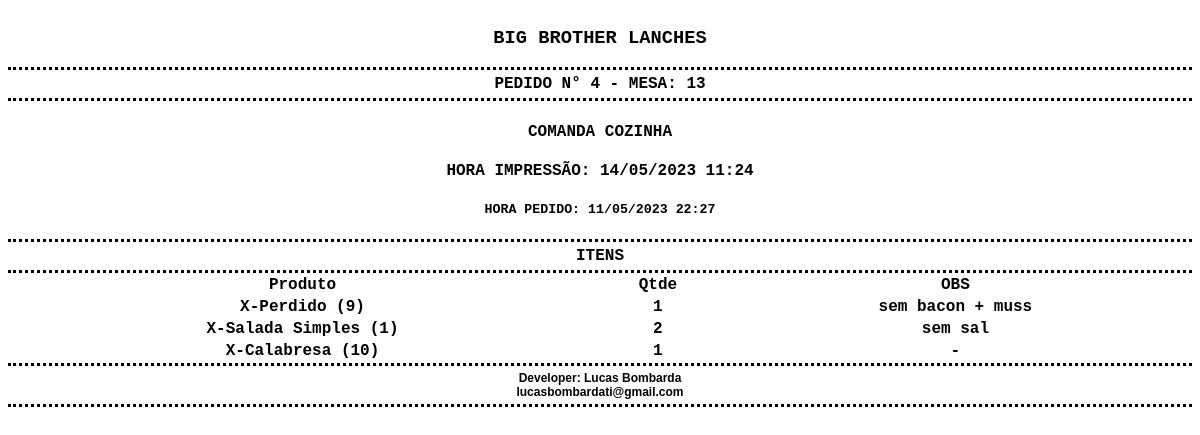
The page /pedido/imprimir/cozinha/4 (signed in) on the database its author committed.
### apps/pedido/models.py (models this page shows)
class Pedido(models.Model):
    numero_mesa = models.IntegerField(null=False)
    valor_total = models.FloatField(null=False, blank=False, default=0.0)
    criado_em = models.DateTimeField(auto_now_add=True)
    atualizado_em = models.DateTimeField(auto_now=True)
    fechado_em = models.DateTimeField(null=True, blank=True)
    forma_pagamento = models.ForeignKey(FormaPagamento, on_delete=models.SET_NULL, null=True, blank=True, default="")
    status = models.ForeignKey(StatusPedido, on_delete=models.PROTECT, null=False, blank=False)
    usuario = models.ForeignKey(User, on_delete=models.SET_NULL, null=True, blank=True, default="")
    fechado_por = models.ForeignKey(User, on_delete=models.SET_NULL, null=True, blank=True, default="", related_name='fechado_por')
    class Meta:
        permissions = [
            ("fechar_pedido", "Pode fechar pedidos"),
        ]

class ItensPedido(models.Model):
    numero_pedido = models.ForeignKey(Pedido, on_delete=models.PROTECT, null=False, blank=False, related_name='itens')
    item = models.ForeignKey(ItemCardapio, on_delete=models.PROTECT, null=False, blank=False)
    observacao = models.CharField(max_length=100, null=True, blank=True)
    quantidade = models.IntegerField(null=False, blank=False, default=0)
    valor_unitario = models.FloatField(null=False)
    valor_total_item = models.FloatField(null=False)

### apps/cardapio/models.py (models this page shows)
class ItemCardapio(models.Model):
    ativo = models.BooleanField(null=False, blank=False, default=True)
    numero = models.IntegerField(unique=True, null=False, blank=False)
    nome = models.CharField(max_length=100, null=False, blank=True, default='')
    descricao = models.TextField()
    preco_unitario = models.FloatField(null=False, blank=False, default=0.0)
    imagem = models.ImageField(upload_to='cardapio/covers', blank=True, default='')
    criado_em = models.DateTimeField(auto_created=True, auto_now_add=True)
    modificado_em = models.DateTimeField(auto_now=True)
    tipo = models.ForeignKey(TipoItem, on_delete=models.SET_NULL, null=True, blank=True, default='')
    def __str__(self) -> str:
        return f'{self.nome} ({self.numero})'

### apps/pedido/views.py (the view)
# urls.py: path('imprimir/cozinha/<int:id>', views.imprimir_cozinha, name="imprimir_cozinha"),
@login_required(login_url='usuarios:login', redirect_field_name='next')
@permission_required('pedido.fechar_pedido', raise_exception=True)
def imprimir_cozinha(request, id):
    pedido = Pedido.objects.filter(pk=id).first()
    itens = ItensPedido.objects.filter(numero_pedido=id)
    context = {'pedido': pedido, 'itens': itens}
    return render(request, 'pedido/pages/impressao_cozinha.html', context=context)

### templates/pedido/pages/impressao_cozinha.html (shortened to what this page needs)
<!DOCTYPE html>
<html lang="pt-br">
    <head>
    </head>
    <body>
        <div class="container cupom-nao-fiscal">
            <div class="titulo center">
                <h3>BIG BROTHER LANCHES</h3>
            </div>
            <div class="center dotted">PEDIDO N° {{ pedido.pk }} - MESA: {{ pedido.numero_mesa }}</div>
            <h4 class="center">COMANDA COZINHA</h4>
            <h4 class="center">HORA IMPRESSÃO: {% now "d/m/Y H:i" %} </h4>
            <h5 class="center">HORA PEDIDO: {{ pedido.criado_em|date:"d/m/Y" }} {{ pedido.criado_em|time:"H:i" }}</h5>
            <div class="center dotted">ITENS</div>
                <table class="table-items">
                    <thead>
                        <tr>
                            <th>Produto</th>
                            <th>Qtde</th>
                            <th>OBS</th>
                        </tr>
                    </thead>
                    <tbody>
                    {% for item in itens %}
                    <tr>
                        <td>{{ item.item }}</td>
                        <td>{{ item.quantidade }}</td>
                        <td>{% if item.observacao %}{{ item.observacao }} {% else %} - {% endif %}</td>
                    </tr>
                    {% endfor %}
                </tbody>
            </table>
            <div class="footer center dotted">
                <span>Developer: Lucas Bombarda</span>
                <span>lucasbombardati@gmail.com</span>
            </div>
    </body>
</html>

### templates/pedido/pages/impressao_cozinha.html (style rules this page uses)
.container { font-family: 'Courier New', Courier, monospace; font-weight: bold; }
.footer { font-family: Arial, Helvetica, sans-serif; font-size: 12px; padding-top: 5px; }
.center { display: grid; place-items: center; }
.dotted { border-style: dotted none dotted none; padding-top: 5px; padding-bottom: 5px; }
.table-items { width: 100%; text-align: center; }

### rows shown on the page
Pedido: pk "4", numero_mesa "13", criado_em "11/05/2023", criado_em "22:27"
ItensPedido: item "X-Perdido (9)", quantidade "1", observacao "sem bacon + muss"
ItensPedido: item "X-Salada Simples (1)", quantidade "2", observacao "sem sal"
ItensPedido: item "X-Calabresa (10)", quantidade "1"
